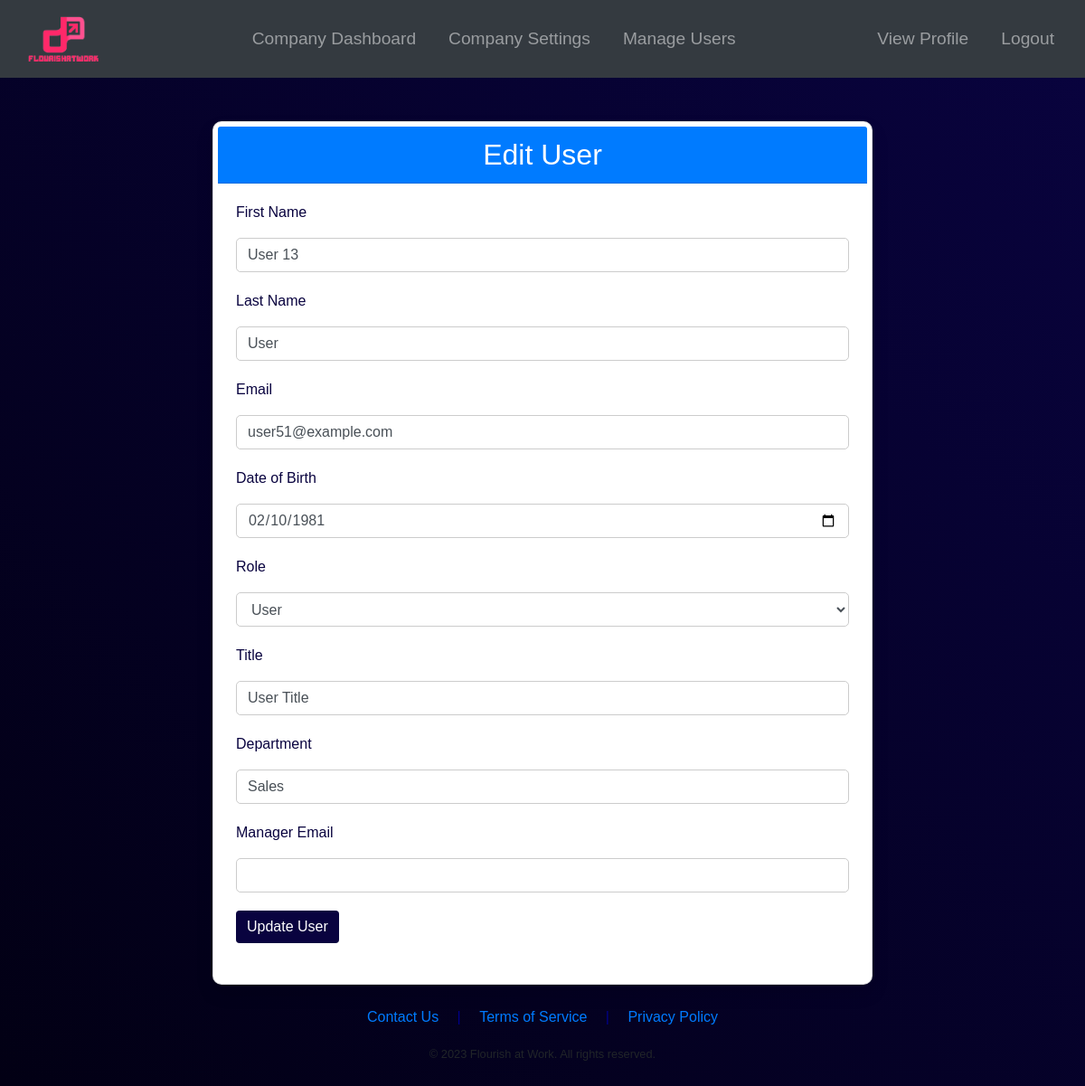
Page /edit_user/51 (signed in) on the committed database.
### app/models.py (models this page shows, shortened)
class User(UserMixin, db.Model):
    id = db.Column(db.Integer, primary_key=True)
    email = db.Column(db.String(120), index=True, unique=True)
    password_hash = db.Column(db.String(128))
    firstname = db.Column(db.String(64), nullable=False)
    lastname = db.Column(db.String(64), nullable=False)
    image = db.Column(db.String(128), nullable=True)
    date_of_birth = db.Column(db.String(64), nullable=True)  # changed from db.Date to db.String
    companyId = db.Column(db.Integer, db.ForeignKey('company.id'))
    manager_id = db.Column(db.Integer, db.ForeignKey('user.id'))
    results = db.relationship('Results', backref='user', lazy='dynamic')
    subordinates = db.relationship('User', backref=db.backref('manager', remote_side=[id]), lazy='dynamic')
    first_login = db.Column(db.Boolean, default=True)
    department = db.Column(db.String(128), nullable=True)
    title = db.Column(db.String(128), nullable=True)
    role_id = db.Column(db.Integer, db.ForeignKey('role.id'))

### app/routes.py (the view, shortened to what this page needs)
@main.route('/edit_user/<int:user_id>', methods=['GET', 'POST'])
@login_required
def edit_user(user_id):
    if not (current_user.role_id == 3 or current_user.role_id == 2):
        abort(403)
    user = User.query.get_or_404(user_id)
    manager_email = user.manager.email if user.manager else ""
    form = UnifiedUserForm(original_email=user.email, obj=user)
    if request.method == 'GET':
        form.role.data = user.role_id
        return render_template('edituser.html', title='Edit User', form=form, user=user)

### app/forms.py (shortened to what this page needs)
class UnifiedUserForm(FlaskForm):
    email = StringField('Email', validators=[DataRequired(), Email(message="Invalid email was entered")])
    firstname = StringField('First Name', validators=[DataRequired(), Length(min=2, max=50)])
    lastname = StringField('Last Name', validators=[DataRequired(), Length(min=2, max=50)])
    date_of_birth = StringField('Date of Birth', validators=[DataRequired()])
    title = StringField('Title', validators=[DataRequired(), Length(min=2, max=100)])
    department = StringField('Department', validators=[DataRequired(), Length(min=2, max=100)])
    manager_email = StringField('Manager Email', validators=[Optional(), Length(max=120)])
    role = SelectField('Role', coerce=int, choices=[
        (5, 'User'),
        (2, 'Admin'),
        (3, 'HR'),
        (4, 'Manager')
    ], validators=[DataRequired()])
    submit = SubmitField('Update User Details')
    delete = SubmitField('Delete User')
    def __init__(self, original_email=None, *args, **kwargs):
        super(UnifiedUserForm, self).__init__(*args, **kwargs)
        self.original_email = original_email

### app/models.py (called while the page is built)
@login_manager.user_loader
def load_user(id):
    return User.query.get(int(id))

### app/templates/edituser.html (shortened to what this page needs)
{% extends "base.html" %}
{% block content %}
<div class="container mt-5">
    <div class="row">
        <div class="col-lg-8 offset-lg-2">
            <div class="card">
                <div class="card-header bg-primary text-white">
                    <h2 class="mb-0 text-center">Edit User</h2>
                </div>
                <div class="card-body">
                    <form method="post" action="{{ url_for('main.edit_user', user_id=user.id) }}">
                        <div class="form-group">
                            <label class="form-label"> {{ form.firstname.label }}</label>
                            {{ form.firstname(class="form-control") }}
                        </div>
                        <div class="form-group">
                            <label class="form-label"> {{ form.lastname.label }}</label>
                            {{ form.lastname(class="form-control") }}
                        </div>
                        <div class="form-group">
                            <label class="form-label"> {{ form.email.label }}</label>
                            {{ form.email(class="form-control") }}
                        </div>
                        <div class="form-group">
                            <label class="form-label"> {{ form.date_of_birth.label }}</label>
                            {{ form.date_of_birth(class="form-control", type="date", placeholder="YYYY-MM-DD") }}
                        </div>
                        <div class="form-group">
                            <label class="form-label"> {{ form.role.label }}</label>
                            {{ form.role(class="form-control") }}
                        </div>
                        <div class="form-group">
                            <label class="form-label"> {{ form.title.label }}</label>
                            {{ form.title(class="form-control") }}
                        </div>
                        <div class="form-group">
                            <label class="form-label"> {{ form.department.label }}</label>
                            {{ form.department(class="form-control") }}
                        </div>
                        <div class="form-group">
                            <label class="form-label"> {{ form.manager_email.label }}</label>
                            {{ form.manager_email(class="form-control") }}
                        </div>
                        <div class="form-group">
                            <button type="submit" class="btn btn-primary">
                                 Update User
                            </button>
                        </div>
                    </form>
                </div>
            </div>
        </div>
    </div>
</div>
{% endblock %}

### app/templates/base.html (style rules this page uses)
html, body { height: 100%; margin: 0; }
body { display: flex; flex-direction: column; height: 100%; margin: 0; overflow-y: scroll; }

### app/templates/edituser.html (style rules this page uses)
body { font-family: 'Arial', sans-serif; background: linear-gradient(45deg, #020014, #09033F); }
.card { border-radius: 10px; box-shadow: 0px 10px 20px rgba(0, 0, 0, 0.1); background-color: #ffffff; padding: 5px; }
.form-control { border: 1px solid #ccc; border-radius: 5px; }
.form-group { margin-bottom: 20px; position: relative; }
.form-label { color: #09033F; }
.btn-primary { background-color: #09033F; border: none; }

### rows in the picture
User: firstname "User 13", lastname "User", email "user51@example.com", date_of_birth "02/10/1981", role "User", title "User Title", department "Sales"
